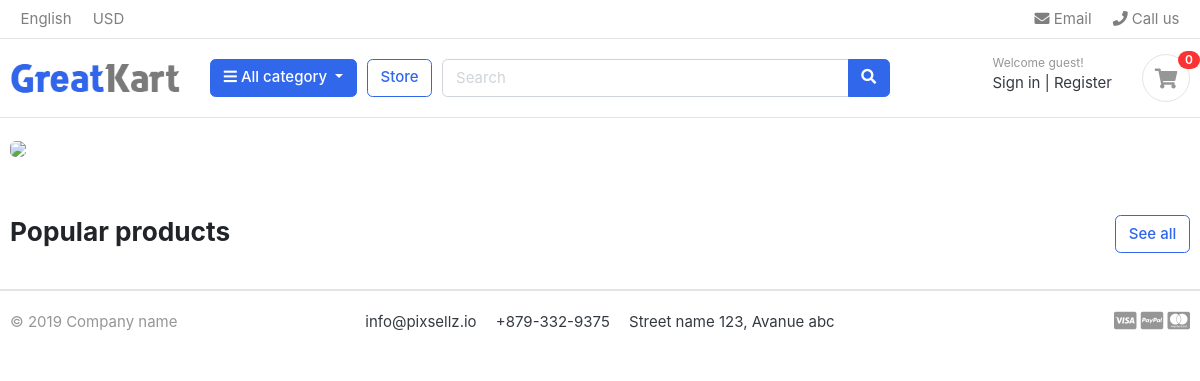
/, run on an earlier commit of the app's database.
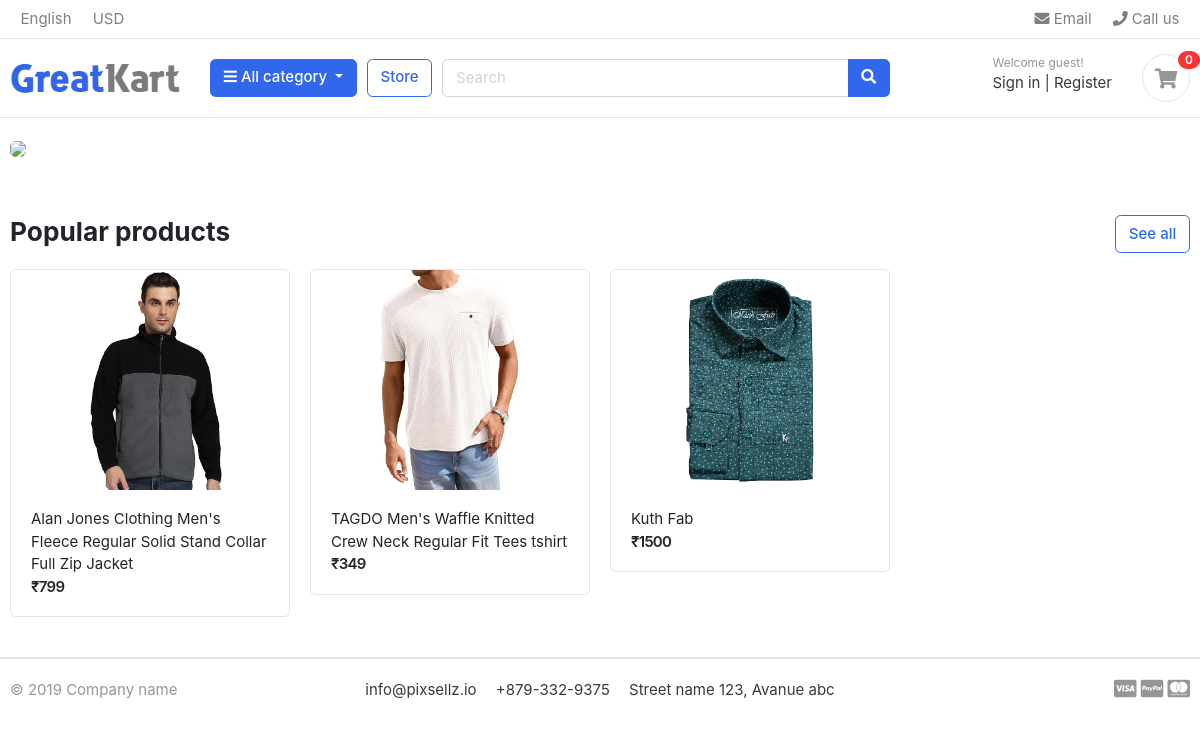
And on a later commit of the database.
### stores/models.py (models this page shows, shortened)
class Product(models.Model):
  product_name = models.CharField(max_length=200, unique=True)
  slug = models.SlugField(max_length=200, unique=True)
  description = models.TextField(max_length=500, blank=True)
  price = models.IntegerField()
  images = models.ImageField(upload_to='photos/products')
  stock = models.IntegerField()
  is_available = models.BooleanField(default=True)
  category = models.ForeignKey('category.Category', on_delete=models.CASCADE)
  created_date = models.DateTimeField(auto_now_add=True)
  modified_date = models.DateTimeField(auto_now=True)
  class Meta:
    verbose_name = 'product'
    verbose_name_plural = 'products'
  def get_url(self):
    return f'/store/{self.category.slug}/{self.slug}/'

### smartKart/views.py (the view)
# urls.py: 2. Add a URL to urlpatterns:  path('', views.home, name='home')
def home(request):
    products = Product.objects.all().filter(is_available=True)
    for product in products:
        print(product.images.url)
    context = {'products': products}
    return render(request, 'home.html', context)

### category/contex_processors.py (called while the page is built)
def menu_links(request):
    links = Category.objects.all()
    return dict(links=links)

### category/models.py (called while the page is built)
  def get_url(self):
    return reverse('products_by_category', args=[self.slug])

### templates/home.html
{% extends "base.html" %}
{% load static %}
{% block content %}
<section class="section-intro padding-y-sm">
<div class="container">
<div class="intro-banner-wrap">
	<img src="{% static 'images/banners/banner.jpg' %}" class="img-fluid rounded">
</div>
</div>
</section>
<section class="section-name padding-y-sm">
<div class="container">
<header class="section-heading">
	<a href="{% url "store" %}" class="btn btn-outline-primary float-right">See all</a>
	<h3 class="section-title">Popular products</h3>
</header>
<div class="row">
	{% for product in products %}
	<div class="col-md-3">
		<div class="card card-product-grid">
			<a href="{{ product.get_url }}"" class="img-wrap">
				<img src="{{ product.images.url }}" alt="{{ product.product_name }}">
			</a>
			<figcaption class="info-wrap">
				<a href="{{ product.get_url }}"" class="title">{{ product.product_name }}</a>
				<div class="price-wrap">
					<span class="price">₹{{ product.price }}</span>
				</div>
			</figcaption>
		</div>
	</div>
	{% endfor %}
</div>
</div>
</section>
</body>
</html>
{% endblock content %}

What changed in the data, as far as the page shows it:
added Product: images (picture), product_name "Alan Jones Clothing Men's Fleece Regular Solid Stand Collar Full Zip Jacket", price "799"
added Product: images (picture), product_name "TAGDO Men's Waffle Knitted Crew Neck Regular Fit Tees tshirt", price "349"
added Product: images (picture), product_name "Kuth Fab", price "1500"
